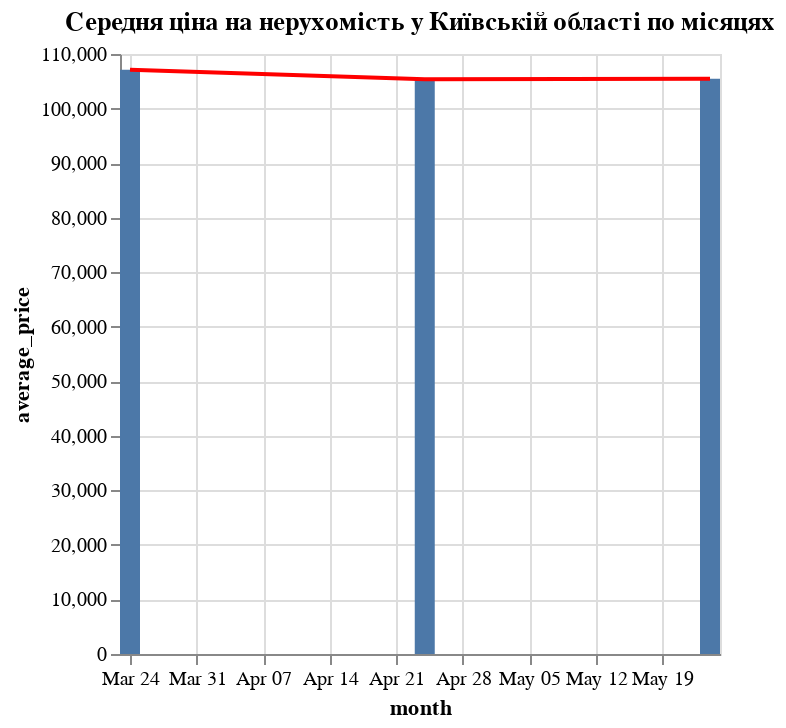

Notebook source saved alongside this figure:
### Code cell
# Накладаємо один на одного
alt.layer(bar_chart, line_chart).properties(
    title='Середня ціна на нерухомість у Київській області по місяцях'
)

### Figure 1 — Vega-Lite specification as saved in the notebook (floating-point values rounded to 4 significant figures)
{"config": {"view": {"continuousWidth": 300, "continuousHeight": 300}}, "layer": [{"mark": {"type": "bar", "size": 10}, "encoding": {"tooltip": [{"field": "month", "type": "temporal"}, {"field": "average_price", "type": "quantitative"}], "x": {"field": "month", "type": "temporal"}, "y": {"field": "average_price", "type": "quantitative"}}, "title": "Середня ціна на нерухомість у Київській області по місяцях"}, {"mark": {"type": "line", "color": "red"}, "encoding": {"x": {"field": "month", "type": "temporal"}, "y": {"field": "average_price", "type": "quantitative"}}}], "data": {"name": "data-0808a4696f2823526ae91b8dcbd2b57c"}, "title": "Середня ціна на нерухомість у Київській області по місяцях", "$schema": "https://vega.github.io/schema/vega-lite/v5.17.0.json", "datasets": {"data-0808a4696f2823526ae91b8dcbd2b57c": [{"month": "2024-03-24", "average_price": 107100.0}, {"month": "2024-04-24", "average_price": 105400.0}, {"month": "2024-05-24", "average_price": 105400.0}]}}
